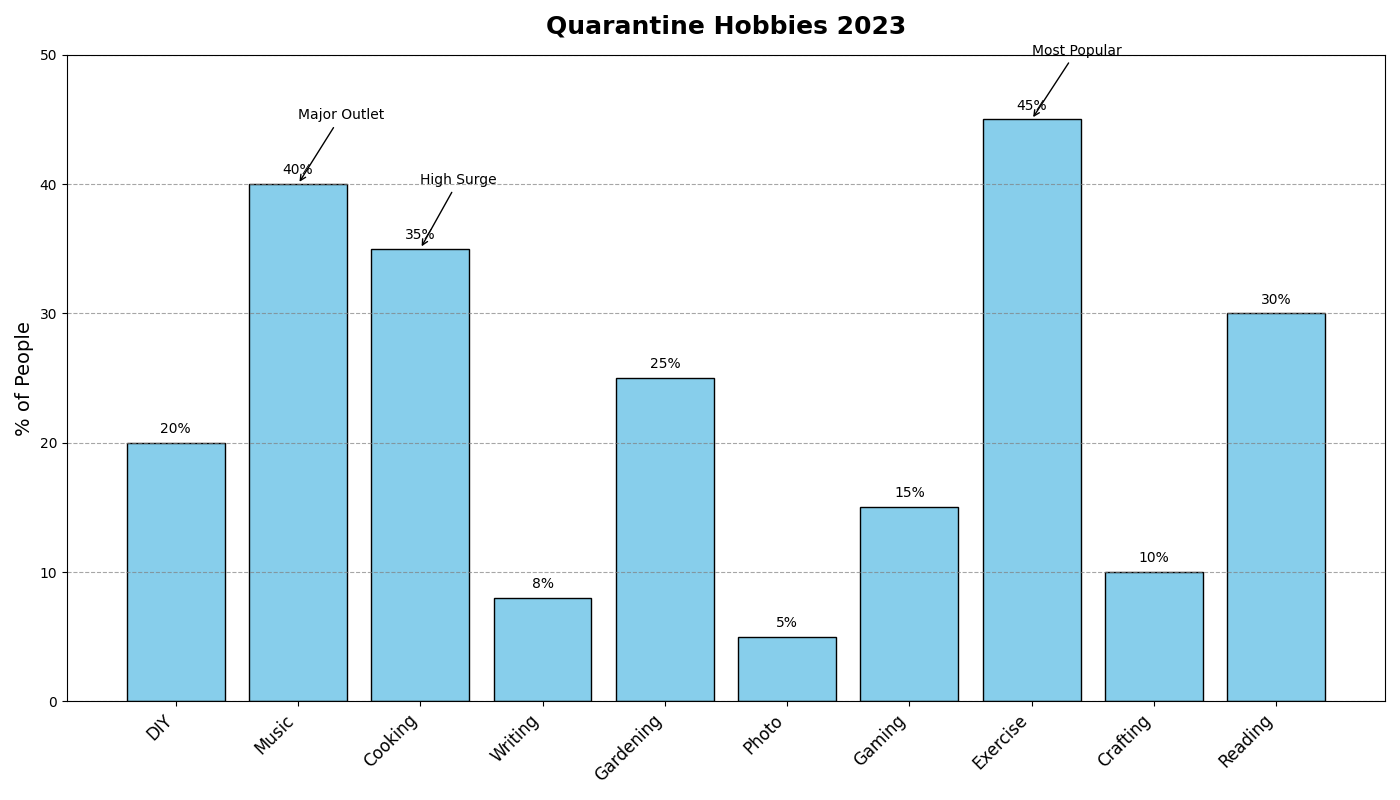

The script that drew this image:
import matplotlib.pyplot as plt
import numpy as np

hobbies = [
    "DIY", 
    "Music", 
    "Cooking", 
    "Writing", 
    "Gardening", 
    "Photo", 
    "Gaming", 
    "Exercise", 
    "Crafting", 
    "Reading"
]

percentages = [20, 40, 35, 8, 25, 5, 15, 45, 10, 30]

fig, ax = plt.subplots(figsize=(14, 8))
bars = ax.bar(hobbies, percentages, color='skyblue', edgecolor='black')
ax.bar_label(bars, fmt='%.0f%%', padding=5, fontsize=10)

ax.set_title("Quarantine Hobbies 2023", fontsize=18, fontweight='bold', pad=15)
ax.set_ylabel("% of People", fontsize=14)
ax.set_ylim(0, 50)
ax.set_xticklabels(hobbies, rotation=45, ha='right', fontsize=12)

ax.set_xticks(range(len(hobbies)))
ax.yaxis.grid(True, linestyle='--', color='grey', alpha=0.7)

annotations = [
    ("Most Popular", 45),
    ("High Surge", 35),
    ("Major Outlet", 40)
]

for annotation, value in annotations:
    hobby_index = percentages.index(value)
    ax.annotate(annotation, xy=(hobby_index, value), 
                xytext=(hobby_index, value + 5),
                arrowprops=dict(arrowstyle="->", color='black'),
                fontsize=10, color='black')

plt.tight_layout()
plt.show()
